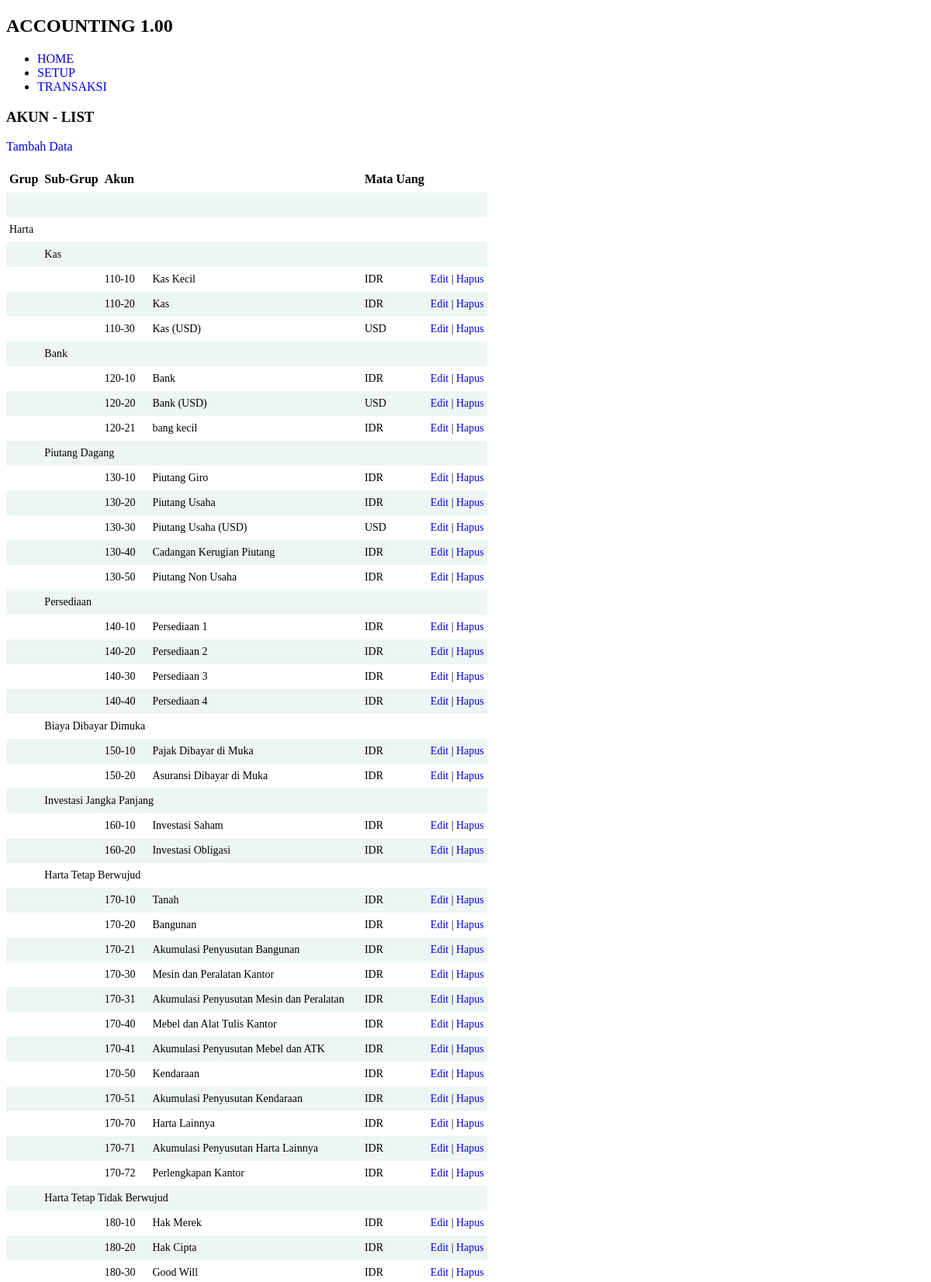
The page /index.php/t004_akun (upper part) on the database its author committed.
### tables this page shows
CREATE TABLE `t004_akun` (
  `id` int(11) NOT NULL,
  `kode` varchar(50) DEFAULT NULL,
  `nama` varchar(50) DEFAULT NULL,
  `subgrup_id` int(11) DEFAULT NULL,
  `user_id` int(11) DEFAULT NULL,
  `matauang_id` int(11) DEFAULT NULL
);

CREATE TABLE `t001_grup` (
  `id` int(11) NOT NULL,
  `name` varchar(50) DEFAULT NULL
);

CREATE TABLE `t002_subgrup` (
  `id` int(11) NOT NULL,
  `grup_id` int(11) DEFAULT NULL,
  `kode` varchar(50) DEFAULT NULL,
  `nama` varchar(50) DEFAULT NULL
);

CREATE TABLE `t003_matauang` (
  `id` int(11) NOT NULL,
  `kode` varchar(50) DEFAULT NULL,
  `nama` varchar(50) DEFAULT NULL
);

### application/controllers/t004_akun.php (called while the page is built, shortened)
<?php
class t004_akun extends CI_Controller {
	public function __construct() {
		$this->load->model('t004_akunm');
		$this->load->model('t002_subgrupm');
		$this->load->model('t003_matauangm');
	}
	public function index() {
		$data['rs'] = $this->t004_akunm->ambil_data_semua();
		$this->load->view('layout/header');
		$this->load->view('t004_akunl', $data);
		$this->load->view('layout/footer');
	}
}

### index.php (called while the page is built, shortened)
<?php
require_once BASEPATH.'core/CodeIgniter.php';

### application/models/t004_akunm.php (called while the page is built, shortened)
<?php
class t004_akunm extends CI_Model {
	public function ambil_data_semua() {
		$q = '
			select
				ak.*,
				ma.nama as matauang_nama,
				sg.nama as subgrup_nama,
				g.id as grup_id,
				g.name as grup_name
			from
				t004_akun ak
				left join t003_matauang ma on ak.matauang_id = ma.id
				left join t002_subgrup sg on ak.subgrup_id = sg.id
				left join t001_grup g on sg.grup_id = g.id
			order by
				sg.grup_id, sg.kode, ak.kode
		';
		return $this->db->query($q)->result();
	}
}

### application/views/t004_akunl.php (the view)
<h3>AKUN - LIST</h3>
<p><a href="<?php echo site_url('t004_akun/tambah'); ?>">Tambah Data</a></p>
<table class="paleBlueRows">
	<tr>
		<th>Grup</th>
		<th>Sub-Grup</th>
		<th colspan="2">Akun</th>
		<th>Mata Uang</th>
		<th>&nbsp;</th>
	</tr>
	<?php
	$grup_id_flag = 0;
	$subgrup_id_flag = 0;
	foreach($rs as $r):
		if ($grup_id_flag == 0) {
			$grup_id = $r->grup_id;
		}
		if ($grup_id != $r->grup_id) {
			$grup_id = $r->grup_id;
			$grup_id_flag = 0;
		}
		if ($grup_id == $r->grup_id and $grup_id_flag == 0) {
			$grup_id_flag = 1;
			?>
			<tr>
				<td colspan="6">&nbsp;</td>
			</tr>
			<tr>
				<td colspan="6"><?php echo $r->grup_name; ?></td>
			</tr>
			<?php
		}
		if ($subgrup_id_flag == 0) {
			$subgrup_id = $r->subgrup_id;
		}
		if ($subgrup_id != $r->subgrup_id) {
			$subgrup_id = $r->subgrup_id;
			$subgrup_id_flag = 0;
		}
		if ($subgrup_id == $r->subgrup_id and $subgrup_id_flag == 0) {
			$subgrup_id_flag = 1;
			?>
			<tr>
				<td>&nbsp;</td>
				<td colspan="5"><?php echo $r->subgrup_nama; ?></td>
			</tr>
			<?php
		}
	?>
	<tr>
		<td>&nbsp;</td>
		<td>&nbsp;</td>
		<td><?php echo $r->kode; ?></td>
		<td><?php echo $r->nama; ?></td>
		<td><?php echo $r->matauang_nama; ?></td>
		<td><a href="<?php echo site_url('t004_akun/edit/'.$r->id); ?>">Edit</a> | <a href="<?php echo site_url('t004_akun/hapus/'.$r->id); ?>">Hapus</a></td>
	</tr>
	<?php
	endforeach;
	?>
</table>

### css/accounting.css (style rules this page uses)
table.paleBlueRows { font-family: calibri; border: 0px solid #FFFFFF; text-align: left; border-collapse: collapse; }
table.paleBlueRows td, table.paleBlueRows th { border: 0px solid #FFFFFF; padding: 8px 4px; }
table.paleBlueRows tbody td { font-size: 14px; }
table.paleBlueRows tr:nth-child(even) { background: #EEF5F5; }

### application/views/layout/header.php (style rules this page uses)
body, select, input { font-family: calibri; }
a { text-decoration: none; }

### rows shown on the page
t004_akun: t001_grup.name "Harta", t002_subgrup.nama "Kas", kode "110-10", nama "Kas Kecil", t003_matauang.nama "IDR"
t004_akun: kode "110-20", nama "Kas", t003_matauang.nama "IDR"
t004_akun: kode "110-30", nama "Kas (USD)", t003_matauang.nama "USD"
t004_akun: t002_subgrup.nama "Bank", kode "120-10", nama "Bank", t003_matauang.nama "IDR"
t004_akun: kode "120-20", nama "Bank (USD)", t003_matauang.nama "USD"
t004_akun: kode "120-21", nama "bang kecil", t003_matauang.nama "IDR"
t004_akun: t002_subgrup.nama "Piutang Dagang", kode "130-10", nama "Piutang Giro", t003_matauang.nama "IDR"
t004_akun: kode "130-20", nama "Piutang Usaha", t003_matauang.nama "IDR"
t004_akun: kode "130-30", nama "Piutang Usaha (USD)", t003_matauang.nama "USD"
t004_akun: kode "130-40", nama "Cadangan Kerugian Piutang", t003_matauang.nama "IDR"
t004_akun: kode "130-50", nama "Piutang Non Usaha", t003_matauang.nama "IDR"
t004_akun: t002_subgrup.nama "Persediaan", kode "140-10", nama "Persediaan 1", t003_matauang.nama "IDR"
t004_akun: kode "140-20", nama "Persediaan 2", t003_matauang.nama "IDR"
t004_akun: kode "140-30", nama "Persediaan 3", t003_matauang.nama "IDR"
t004_akun: kode "140-40", nama "Persediaan 4", t003_matauang.nama "IDR"
t004_akun: t002_subgrup.nama "Biaya Dibayar Dimuka", kode "150-10", nama "Pajak Dibayar di Muka", t003_matauang.nama "IDR"
t004_akun: kode "150-20", nama "Asuransi Dibayar di Muka", t003_matauang.nama "IDR"
t004_akun: t002_subgrup.nama "Investasi Jangka Panjang", kode "160-10", nama "Investasi Saham", t003_matauang.nama "IDR"
t004_akun: kode "160-20", nama "Investasi Obligasi", t003_matauang.nama "IDR"
t004_akun: t002_subgrup.nama "Harta Tetap Berwujud", kode "170-10", nama "Tanah", t003_matauang.nama "IDR"
t004_akun: kode "170-20", nama "Bangunan", t003_matauang.nama "IDR"
t004_akun: kode "170-21", nama "Akumulasi Penyusutan Bangunan", t003_matauang.nama "IDR"
t004_akun: kode "170-30", nama "Mesin dan Peralatan Kantor", t003_matauang.nama "IDR"
t004_akun: kode "170-31", nama "Akumulasi Penyusutan Mesin dan Peralatan", t003_matauang.nama "IDR"
t004_akun: kode "170-40", nama "Mebel dan Alat Tulis Kantor", t003_matauang.nama "IDR"
t004_akun: kode "170-41", nama "Akumulasi Penyusutan Mebel dan ATK", t003_matauang.nama "IDR"
t004_akun: kode "170-50", nama "Kendaraan", t003_matauang.nama "IDR"
t004_akun: kode "170-51", nama "Akumulasi Penyusutan Kendaraan", t003_matauang.nama "IDR"
t004_akun: kode "170-70", nama "Harta Lainnya", t003_matauang.nama "IDR"
t004_akun: kode "170-71", nama "Akumulasi Penyusutan Harta Lainnya", t003_matauang.nama "IDR"
t004_akun: kode "170-72", nama "Perlengkapan Kantor", t003_matauang.nama "IDR"
t004_akun: t002_subgrup.nama "Harta Tetap Tidak Berwujud", kode "180-10", nama "Hak Merek", t003_matauang.nama "IDR"
t004_akun: kode "180-20", nama "Hak Cipta", t003_matauang.nama "IDR"
t004_akun: kode "180-30", nama "Good Will", t003_matauang.nama "IDR"
